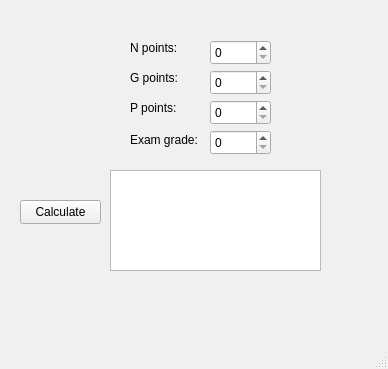
<?xml version="1.0" encoding="UTF-8"?>
<ui version="4.0">
 <class>MainWindow</class>
 <widget class="QMainWindow" name="MainWindow">
  <property name="geometry">
   <rect>
    <x>0</x>
    <y>0</y>
    <width>388</width>
    <height>369</height>
   </rect>
  </property>
  <property name="palette">
   <palette>
    <active>
     <colorrole role="Window">
      <brush brushstyle="SolidPattern">
       <color alpha="255">
        <red>255</red>
        <green>184</green>
        <blue>243</blue>
       </color>
      </brush>
     </colorrole>
    </active>
    <inactive>
     <colorrole role="Window">
      <brush brushstyle="SolidPattern">
       <color alpha="255">
        <red>240</red>
        <green>240</green>
        <blue>240</blue>
       </color>
      </brush>
     </colorrole>
    </inactive>
    <disabled>
     <colorrole role="Window">
      <brush brushstyle="SolidPattern">
       <color alpha="255">
        <red>255</red>
        <green>184</green>
        <blue>243</blue>
       </color>
      </brush>
     </colorrole>
    </disabled>
   </palette>
  </property>
  <property name="windowTitle">
   <string>MainWindow</string>
  </property>
  <widget class="QWidget" name="centralwidget">
   <widget class="QSpinBox" name="spinBoxN">
    <property name="geometry">
     <rect>
      <x>210</x>
      <y>40</y>
      <width>61</width>
      <height>25</height>
     </rect>
    </property>
   </widget>
   <widget class="QSpinBox" name="spinBoxG">
    <property name="geometry">
     <rect>
      <x>210</x>
      <y>70</y>
      <width>61</width>
      <height>25</height>
     </rect>
    </property>
   </widget>
   <widget class="QSpinBox" name="spinBoxP">
    <property name="geometry">
     <rect>
      <x>210</x>
      <y>100</y>
      <width>61</width>
      <height>25</height>
     </rect>
    </property>
   </widget>
   <widget class="QSpinBox" name="spinBoxE">
    <property name="geometry">
     <rect>
      <x>210</x>
      <y>130</y>
      <width>61</width>
      <height>25</height>
     </rect>
    </property>
   </widget>
   <widget class="QTextBrowser" name="textBrowser">
    <property name="geometry">
     <rect>
      <x>110</x>
      <y>170</y>
      <width>211</width>
      <height>101</height>
     </rect>
    </property>
   </widget>
   <widget class="QPushButton" name="calculatePushButton">
    <property name="geometry">
     <rect>
      <x>20</x>
      <y>200</y>
      <width>81</width>
      <height>24</height>
     </rect>
    </property>
    <property name="text">
     <string>Calculate</string>
    </property>
   </widget>
   <widget class="QLabel" name="label">
    <property name="geometry">
     <rect>
      <x>130</x>
      <y>40</y>
      <width>49</width>
      <height>16</height>
     </rect>
    </property>
    <property name="text">
     <string>N points:</string>
    </property>
   </widget>
   <widget class="QLabel" name="label_2">
    <property name="geometry">
     <rect>
      <x>130</x>
      <y>70</y>
      <width>51</width>
      <height>16</height>
     </rect>
    </property>
    <property name="text">
     <string>G points:</string>
    </property>
   </widget>
   <widget class="QLabel" name="label_3">
    <property name="geometry">
     <rect>
      <x>130</x>
      <y>100</y>
      <width>61</width>
      <height>16</height>
     </rect>
    </property>
    <property name="text">
     <string>P points:</string>
    </property>
   </widget>
   <widget class="QLabel" name="label_4">
    <property name="geometry">
     <rect>
      <x>130</x>
      <y>130</y>
      <width>71</width>
      <height>20</height>
     </rect>
    </property>
    <property name="text">
     <string>Exam grade:</string>
    </property>
   </widget>
  </widget>
  <widget class="QMenuBar" name="menubar">
   <property name="geometry">
    <rect>
     <x>0</x>
     <y>0</y>
     <width>388</width>
     <height>21</height>
    </rect>
   </property>
  </widget>
  <widget class="QStatusBar" name="statusbar"/>
 </widget>
 <resources/>
 <connections/>
</ui>
